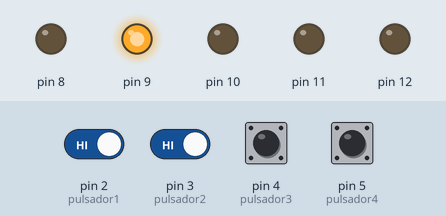
Simulated run of this sketch. Board: Arduino Uno, built with avr-gcc and run on an emulated ATmega328P. Parts: output pins drawn as LEDs (lit = HIGH). Dashed ring = blinking. The test bench sets the inputs (shaded band); at power-on: pin 2 (pulsador1), pin 3 (pulsador2), pin 4 (pulsador3), pin 5 (pulsador4) HIGH.

Above: at 1.2 s.
1.3 s: pin 2 (pulsador1) driven LOW and pin 3 (pulsador2) driven LOW
At 2.4 s:
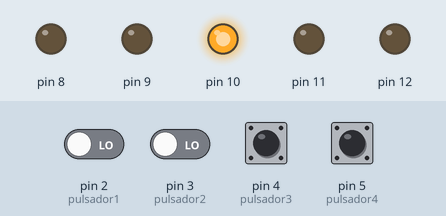
13.3 s: pin 4 (pulsador3) pulled LOW for 3 s
At 15.8 s:
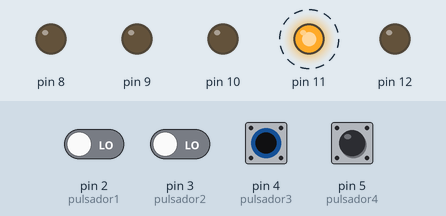
25.3 s: pin 3 (pulsador2) driven HIGH
At 26.7 s:
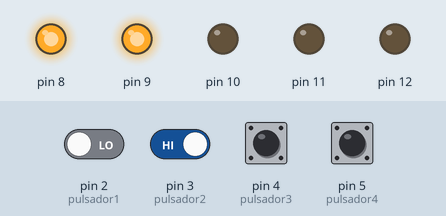
37.3 s: pin 3 (pulsador2) driven LOW
Timing chart, 0 to 52.3 s (numbered marks = the images above; inputs shaded):
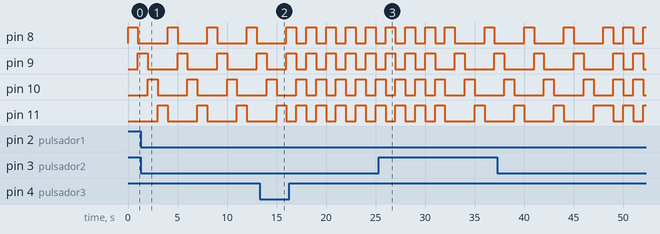

The sketch:

Led_Bar.ino
```cpp
// Variales
int secuencia = 1;
int pulsador1 = 2;
int pulsador2 = 3;
int pulsador3 = 4;
int pulsador4 = 5;
int estado1 = LOW;
int estado2 = LOW;
int estado3 = LOW;
int estado4 = LOW;
// Donde se usan las variables
void setup() {
  pinMode(pulsador1, INPUT_PULLUP);
  pinMode(pulsador2, INPUT_PULLUP);
  pinMode(pulsador3, INPUT_PULLUP);
  pinMode(pulsador4, INPUT_PULLUP);
  pinMode(8, OUTPUT);
  pinMode(9, OUTPUT);
  pinMode(10, OUTPUT);
  pinMode(11, OUTPUT);
  pinMode(12, OUTPUT);
}

void loop() {
  estado1 = digitalRead(pulsador1);
  estado2 = digitalRead(pulsador2);
  estado3 = digitalRead(pulsador3);
  estado4 = digitalRead(pulsador4);
  //Como funciona
  if (estado1 == LOW) {
    secuencia = 1;
  }
  if (estado2 == LOW) {
    secuencia = 2;
  }
  if (estado3 == LOW) {
    secuencia = 3;
  }
  if (estado4 == LOW) {
    secuencia = 4;
  }
  //Accionar la secuencia
  switch (secuencia) {
    case 1:
      mostrar_secuencia_1();
      break;
    case 2:
      mostrar_secuencia_2();
      break;
    case 3:
      mostrar_secuencia_3();
      break;
    case 4:
      mostrar_secuencia_4();
      break;
  }
}
// Secuencia 1
void mostrar_secuencia_1() {
  for (int i = 0; i < 4; i++) {
    digitalWrite(8, HIGH);
    digitalWrite(9, LOW);
    digitalWrite(10, LOW);
    digitalWrite(11, LOW);
    delay(1000);
    digitalWrite(8, LOW);
    digitalWrite(9, HIGH);
    digitalWrite(10, LOW);
    digitalWrite(11, LOW);
    delay(1000);
    digitalWrite(8, LOW);
    digitalWrite(9, LOW);
    digitalWrite(10, HIGH);
    digitalWrite(11, LOW);
    delay(1000);
    digitalWrite(8, LOW);
    digitalWrite(9, LOW);
    digitalWrite(10, LOW);
    digitalWrite(11, HIGH);
    delay(1000);
}
}
//Secuencia 2
void mostrar_secuencia_2() {
for (int i = 0; i < 4; i++) {
digitalWrite(8, HIGH);
digitalWrite(9, LOW);
digitalWrite(10, LOW);
digitalWrite(11, HIGH);
delay(1000);
digitalWrite(8, LOW);
digitalWrite(9, HIGH);
digitalWrite(10, HIGH);
digitalWrite(11, LOW);
delay(1000);
digitalWrite(8, HIGH);
digitalWrite(9, LOW);
digitalWrite(10, LOW);
digitalWrite(11, HIGH);
delay(1000);
digitalWrite(8, LOW);
digitalWrite(9, HIGH);
digitalWrite(10, HIGH);
digitalWrite(11, LOW);
delay(1000);
}
}
// Scuencia 3
void mostrar_secuencia_3() {
for (int i = 0; i < 4; i++) {
digitalWrite(8, HIGH);
digitalWrite(9, HIGH);
digitalWrite(10, LOW);
digitalWrite(11, LOW);
delay(1000);
digitalWrite(8, LOW);
digitalWrite(9, LOW);
digitalWrite(10, HIGH);
digitalWrite(11, HIGH);
delay(1000);
digitalWrite(8, HIGH);
digitalWrite(9, HIGH);
digitalWrite(10, LOW);
digitalWrite(11, LOW);
delay(1000);
digitalWrite(8, LOW);
digitalWrite(9, LOW);
digitalWrite(10, HIGH);
digitalWrite(11, HIGH);
delay(1000);
}
}
//secuencia 4
void mostrar_secuencia_4() {
for (int i = 0; i < 4; i++) {
digitalWrite(8, LOW);
digitalWrite(9, HIGH);
digitalWrite(10, HIGH);
digitalWrite(11, LOW);
delay(1000);
digitalWrite(8, HIGH);
digitalWrite(9, LOW);
digitalWrite(10, LOW);
digitalWrite(11, HIGH);
delay(1000);
digitalWrite(8, LOW);
digitalWrite(9, HIGH);
digitalWrite(10, HIGH);
digitalWrite(11, LOW);
delay(1000);
digitalWrite(8, HIGH);
digitalWrite(9, LOW);
digitalWrite(10, LOW);
digitalWrite(11, HIGH);
delay(1000);
}
}
```
